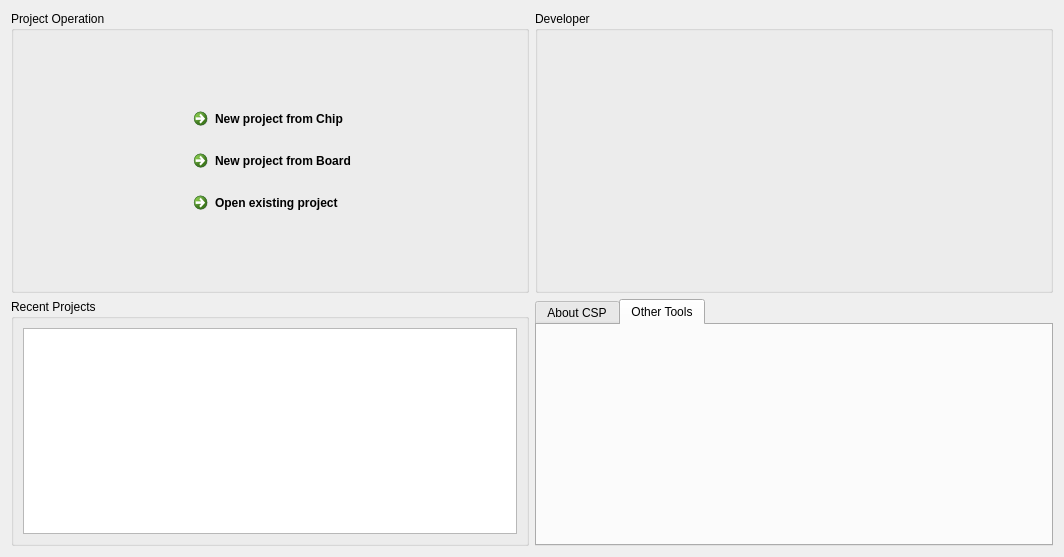
<?xml version="1.0" encoding="UTF-8"?>
<ui version="4.0">
 <class>viewHome</class>
 <widget class="QWidget" name="viewHome">
  <property name="geometry">
   <rect>
    <x>0</x>
    <y>0</y>
    <width>1064</width>
    <height>557</height>
   </rect>
  </property>
  <property name="windowTitle">
   <string notr="true">Form</string>
  </property>
  <property name="styleSheet">
   <string notr="true"/>
  </property>
  <layout class="QGridLayout" name="gridLayout" rowstretch="1,1" columnstretch="1,1">
   <item row="0" column="0">
    <widget class="QGroupBox" name="groupBox">
     <property name="sizePolicy">
      <sizepolicy hsizetype="Expanding" vsizetype="Ignored">
       <horstretch>0</horstretch>
       <verstretch>0</verstretch>
      </sizepolicy>
     </property>
     <property name="title">
      <string>Project Operation</string>
     </property>
     <property name="flat">
      <bool>true</bool>
     </property>
     <layout class="QGridLayout" name="gridLayout_4">
      <property name="leftMargin">
       <number>0</number>
      </property>
      <property name="topMargin">
       <number>0</number>
      </property>
      <property name="rightMargin">
       <number>0</number>
      </property>
      <property name="bottomMargin">
       <number>0</number>
      </property>
      <property name="horizontalSpacing">
       <number>6</number>
      </property>
      <item row="1" column="0">
       <spacer name="horizontalSpacer">
        <property name="orientation">
         <enum>Qt::Horizontal</enum>
        </property>
        <property name="sizeHint" stdset="0">
         <size>
          <width>121</width>
          <height>20</height>
         </size>
        </property>
       </spacer>
      </item>
      <item row="1" column="1">
       <widget class="QCommandLinkButton" name="commandLinkButtonCreateChipProject">
        <property name="text">
         <string>New project from Chip</string>
        </property>
        <property name="iconSize">
         <size>
          <width>20</width>
          <height>20</height>
         </size>
        </property>
       </widget>
      </item>
      <item row="2" column="1">
       <widget class="QCommandLinkButton" name="commandLinkButtonCreateBoardProject">
        <property name="text">
         <string>New project from Board</string>
        </property>
        <property name="iconSize">
         <size>
          <width>20</width>
          <height>20</height>
         </size>
        </property>
        <property name="autoDefault">
         <bool>false</bool>
        </property>
       </widget>
      </item>
      <item row="0" column="1">
       <spacer name="verticalSpacer">
        <property name="orientation">
         <enum>Qt::Vertical</enum>
        </property>
        <property name="sizeHint" stdset="0">
         <size>
          <width>20</width>
          <height>70</height>
         </size>
        </property>
       </spacer>
      </item>
      <item row="4" column="1">
       <spacer name="verticalSpacer_2">
        <property name="orientation">
         <enum>Qt::Vertical</enum>
        </property>
        <property name="sizeHint" stdset="0">
         <size>
          <width>20</width>
          <height>69</height>
         </size>
        </property>
       </spacer>
      </item>
      <item row="1" column="2">
       <spacer name="horizontalSpacer_2">
        <property name="orientation">
         <enum>Qt::Horizontal</enum>
        </property>
        <property name="sizeHint" stdset="0">
         <size>
          <width>111</width>
          <height>20</height>
         </size>
        </property>
       </spacer>
      </item>
      <item row="3" column="1">
       <widget class="QCommandLinkButton" name="commandLinkButtonOpenExistingProject">
        <property name="text">
         <string>Open existing project</string>
        </property>
       </widget>
      </item>
     </layout>
    </widget>
   </item>
   <item row="0" column="1">
    <widget class="QGroupBox" name="groupBox_2">
     <property name="title">
      <string>Developer</string>
     </property>
     <property name="flat">
      <bool>true</bool>
     </property>
    </widget>
   </item>
   <item row="1" column="0">
    <widget class="QGroupBox" name="groupBox_3">
     <property name="sizePolicy">
      <sizepolicy hsizetype="Preferred" vsizetype="Expanding">
       <horstretch>0</horstretch>
       <verstretch>0</verstretch>
      </sizepolicy>
     </property>
     <property name="title">
      <string>Recent Projects</string>
     </property>
     <property name="flat">
      <bool>true</bool>
     </property>
     <layout class="QGridLayout" name="gridLayout_5">
      <item row="1" column="0">
       <widget class="QListView" name="listView"/>
      </item>
     </layout>
    </widget>
   </item>
   <item row="1" column="1">
    <widget class="QTabWidget" name="tabWidget">
     <property name="sizePolicy">
      <sizepolicy hsizetype="Expanding" vsizetype="Ignored">
       <horstretch>0</horstretch>
       <verstretch>0</verstretch>
      </sizepolicy>
     </property>
     <property name="currentIndex">
      <number>1</number>
     </property>
     <widget class="QWidget" name="tabAboutCsp">
      <attribute name="title">
       <string>About CSP</string>
      </attribute>
     </widget>
     <widget class="QWidget" name="tabOtherTools">
      <attribute name="title">
       <string>Other Tools</string>
      </attribute>
     </widget>
    </widget>
   </item>
  </layout>
 </widget>
 <resources/>
 <connections/>
</ui>
